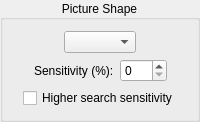
       <widget class="CollapsibleGroupBox" name="pictureShapeOptions">
        <property name="title">
         <string>Picture Shape</string>
        </property>
        <property name="alignment">
         <set>Qt::AlignCenter</set>
        </property>
        <layout class="QVBoxLayout" name="verticalLayout_4">
         <item>
          <layout class="QHBoxLayout" name="horizontalLayout_13">
           <item>
            <spacer name="horizontalSpacer_23">
             <property name="orientation">
              <enum>Qt::Horizontal</enum>
             </property>
             <property name="sizeHint" stdset="0">
              <size>
               <width>1</width>
               <height>1</height>
              </size>
             </property>
            </spacer>
           </item>
           <item>
            <widget class="QComboBox" name="pictureShapeSelector">
             <property name="toolTip">
              <string>Choose picture shape selector.</string>
             </property>
            </widget>
           </item>
           <item>
            <spacer name="horizontalSpacer_24">
             <property name="orientation">
              <enum>Qt::Horizontal</enum>
             </property>
             <property name="sizeHint" stdset="0">
              <size>
               <width>1</width>
               <height>1</height>
              </size>
             </property>
            </spacer>
           </item>
          </layout>
         </item>
         <item>
          <widget class="QWidget" name="pictureShapeSensitivityOptions" native="true">
           <layout class="QHBoxLayout" name="horizontalLayout_14">
            <property name="leftMargin">
             <number>0</number>
            </property>
            <property name="topMargin">
             <number>0</number>
            </property>
            <property name="rightMargin">
             <number>0</number>
            </property>
            <property name="bottomMargin">
             <number>0</number>
            </property>
            <item>
             <spacer name="horizontalSpacer_27">
              <property name="orientation">
               <enum>Qt::Horizontal</enum>
              </property>
              <property name="sizeHint" stdset="0">
               <size>
                <width>1</width>
                <height>1</height>
               </size>
              </property>
             </spacer>
            </item>
            <item>
             <widget class="QLabel" name="pictureShapeSensitivityLabel">
              <property name="text">
               <string>Sensitivity (%):</string>
              </property>
             </widget>
            </item>
            <item>
             <widget class="QSpinBox" name="pictureShapeSensitivitySB">
              <property name="frame">
               <bool>true</bool>
              </property>
              <property name="minimum">
               <number>0</number>
              </property>
              <property name="maximum">
               <number>100</number>
              </property>
              <property name="toolTip">
               <string>Set how strongly picture boundaries are detected.</string>
              </property>
             </widget>
            </item>
            <item>
             <spacer name="horizontalSpacer_28">
              <property name="orientation">
               <enum>Qt::Horizontal</enum>
              </property>
              <property name="sizeHint" stdset="0">
               <size>
                <width>1</width>
                <height>1</height>
               </size>
              </property>
             </spacer>
            </item>
           </layout>
          </widget>
         </item>
         <item>
          <layout class="QHBoxLayout" name="horizontalLayout_20">
           <item>
            <spacer name="horizontalSpacer_38">
             <property name="orientation">
              <enum>Qt::Horizontal</enum>
             </property>
             <property name="sizeHint" stdset="0">
              <size>
               <width>1</width>
               <height>0</height>
              </size>
             </property>
            </spacer>
           </item>
           <item>
            <widget class="QCheckBox" name="higherSearchSensitivityCB">
             <property name="text">
              <string>Higher search sensitivity</string>
             </property>
             <property name="toolTip">
              <string>Search more aggressively for picture boundaries.</string>
             </property>
            </widget>
           </item>
           <item>
            <spacer name="horizontalSpacer_39">
             <property name="orientation">
              <enum>Qt::Horizontal</enum>
             </property>
             <property name="sizeHint" stdset="0">
              <size>
               <width>1</width>
               <height>0</height>
              </size>
             </property>
            </spacer>
           </item>
          </layout>
         </item>
        </layout>
       </widget>
